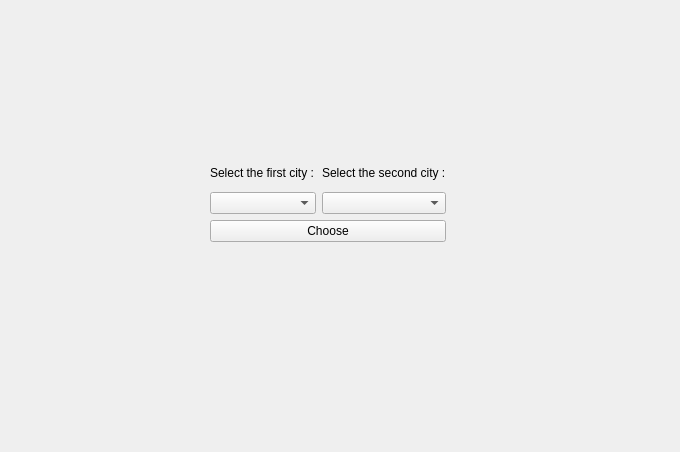
<?xml version="1.0" encoding="UTF-8"?>
<ui version="4.0">
 <class>GraphEditor</class>
 <widget class="QWidget" name="GraphEditor">
  <property name="geometry">
   <rect>
    <x>0</x>
    <y>0</y>
    <width>680</width>
    <height>452</height>
   </rect>
  </property>
  <property name="windowTitle">
   <string>Form</string>
  </property>
  <widget class="QWidget" name="layoutWidget">
   <property name="geometry">
    <rect>
     <x>210</x>
     <y>160</y>
     <width>236</width>
     <height>82</height>
    </rect>
   </property>
   <layout class="QVBoxLayout" name="verticalLayout">
    <item>
     <layout class="QHBoxLayout" name="horizontalLayout_3">
      <item>
       <layout class="QVBoxLayout" name="verticalLayout_2">
        <item>
         <widget class="QLabel" name="label">
          <property name="text">
           <string>Select the first city :</string>
          </property>
         </widget>
        </item>
        <item>
         <widget class="QComboBox" name="cityBox"/>
        </item>
       </layout>
      </item>
      <item>
       <layout class="QVBoxLayout" name="verticalLayout_3">
        <item>
         <widget class="QLabel" name="label_2">
          <property name="text">
           <string>Select the second city :</string>
          </property>
         </widget>
        </item>
        <item>
         <widget class="QComboBox" name="cityBox_2"/>
        </item>
       </layout>
      </item>
     </layout>
    </item>
    <item>
     <widget class="QPushButton" name="secWindow">
      <property name="text">
       <string>Choose</string>
      </property>
     </widget>
    </item>
   </layout>
  </widget>
 </widget>
 <resources/>
 <connections/>
</ui>
